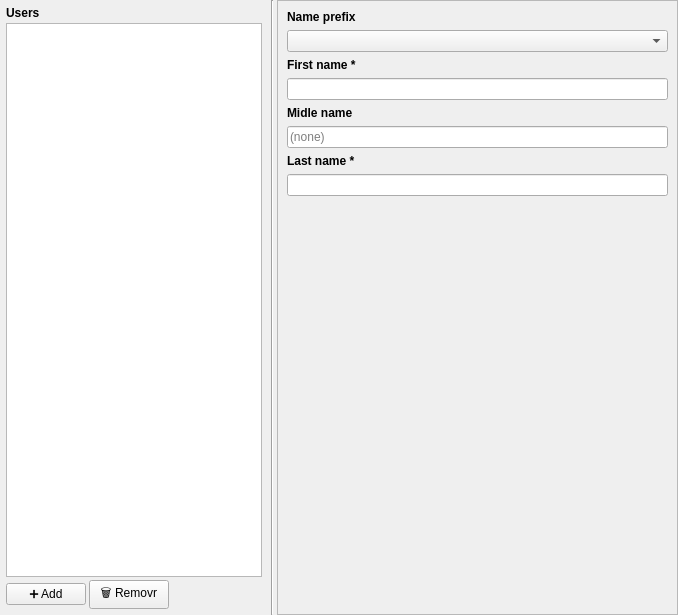
<?xml version="1.0" encoding="UTF-8"?>
<ui version="4.0">
 <class>view::UsersTab</class>
 <widget class="QWidget" name="view::UsersTab">
  <property name="geometry">
   <rect>
    <x>0</x>
    <y>0</y>
    <width>678</width>
    <height>615</height>
   </rect>
  </property>
  <property name="windowTitle">
   <string>Form</string>
  </property>
  <layout class="QHBoxLayout" name="horizontalLayout" stretch="0,0,1">
   <property name="spacing">
    <number>3</number>
   </property>
   <property name="leftMargin">
    <number>0</number>
   </property>
   <property name="topMargin">
    <number>0</number>
   </property>
   <property name="rightMargin">
    <number>0</number>
   </property>
   <property name="bottomMargin">
    <number>0</number>
   </property>
   <item>
    <widget class="QFrame" name="usersFrame">
     <layout class="QVBoxLayout" name="verticalLayout_2">
      <property name="spacing">
       <number>3</number>
      </property>
      <property name="leftMargin">
       <number>6</number>
      </property>
      <property name="topMargin">
       <number>6</number>
      </property>
      <property name="rightMargin">
       <number>6</number>
      </property>
      <property name="bottomMargin">
       <number>6</number>
      </property>
      <item>
       <widget class="QLabel" name="listLabel">
        <property name="font">
         <font>
          <bold>true</bold>
         </font>
        </property>
        <property name="text">
         <string>Users</string>
        </property>
       </widget>
      </item>
      <item>
       <widget class="QListWidget" name="listWidget"/>
      </item>
      <item>
       <layout class="QHBoxLayout" name="toolButtonLayout">
        <item>
         <widget class="QPushButton" name="addButton">
          <property name="text">
           <string>➕ Add</string>
          </property>
         </widget>
        </item>
        <item>
         <widget class="QPushButton" name="removeButton">
          <property name="text">
           <string>🗑️ Removr</string>
          </property>
         </widget>
        </item>
        <item>
         <spacer name="horizontalSpacer">
          <property name="orientation">
           <enum>Qt::Horizontal</enum>
          </property>
          <property name="sizeHint" stdset="0">
           <size>
            <width>40</width>
            <height>20</height>
           </size>
          </property>
         </spacer>
        </item>
       </layout>
      </item>
     </layout>
    </widget>
   </item>
   <item>
    <widget class="Line" name="line">
     <property name="orientation">
      <enum>Qt::Vertical</enum>
     </property>
    </widget>
   </item>
   <item>
    <widget class="QFrame" name="detailsFrame">
     <property name="frameShape">
      <enum>QFrame::StyledPanel</enum>
     </property>
     <property name="frameShadow">
      <enum>QFrame::Raised</enum>
     </property>
     <layout class="QVBoxLayout" name="verticalLayout">
      <item>
       <widget class="QLabel" name="label">
        <property name="font">
         <font>
          <bold>true</bold>
         </font>
        </property>
        <property name="text">
         <string>Name prefix</string>
        </property>
       </widget>
      </item>
      <item>
       <widget class="QComboBox" name="comboBox">
        <property name="placeholderText">
         <string>(none)</string>
        </property>
        <item>
         <property name="text">
          <string>Mr.</string>
         </property>
        </item>
        <item>
         <property name="text">
          <string>Ms.</string>
         </property>
        </item>
        <item>
         <property name="text">
          <string>Mrs.</string>
         </property>
        </item>
        <item>
         <property name="text">
          <string>Mx.</string>
         </property>
        </item>
        <item>
         <property name="text">
          <string>Ind.</string>
         </property>
        </item>
        <item>
         <property name="text">
          <string>M.</string>
         </property>
        </item>
        <item>
         <property name="text">
          <string>Dr.</string>
         </property>
        </item>
        <item>
         <property name="text">
          <string>PhD.</string>
         </property>
        </item>
        <item>
         <property name="text">
          <string>MD.</string>
         </property>
        </item>
       </widget>
      </item>
      <item>
       <widget class="QLabel" name="label_2">
        <property name="font">
         <font>
          <bold>true</bold>
         </font>
        </property>
        <property name="text">
         <string>First name *</string>
        </property>
       </widget>
      </item>
      <item>
       <widget class="QLineEdit" name="lineEdit_2"/>
      </item>
      <item>
       <widget class="QLabel" name="label_3">
        <property name="font">
         <font>
          <bold>true</bold>
         </font>
        </property>
        <property name="text">
         <string>Midle name</string>
        </property>
       </widget>
      </item>
      <item>
       <widget class="QLineEdit" name="lineEdit_3">
        <property name="placeholderText">
         <string>(none)</string>
        </property>
       </widget>
      </item>
      <item>
       <widget class="QLabel" name="label_4">
        <property name="font">
         <font>
          <bold>true</bold>
         </font>
        </property>
        <property name="text">
         <string>Last name *</string>
        </property>
       </widget>
      </item>
      <item>
       <widget class="QLineEdit" name="lineEdit_4"/>
      </item>
      <item>
       <spacer name="verticalSpacer">
        <property name="orientation">
         <enum>Qt::Vertical</enum>
        </property>
        <property name="sizeHint" stdset="0">
         <size>
          <width>20</width>
          <height>40</height>
         </size>
        </property>
       </spacer>
      </item>
     </layout>
    </widget>
   </item>
  </layout>
 </widget>
 <resources/>
 <connections/>
</ui>
